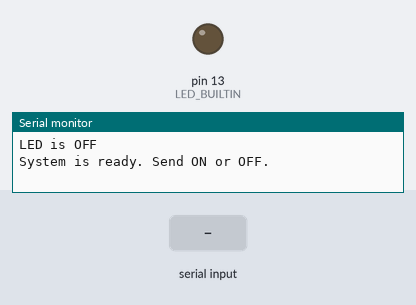
Simulated run of this sketch. Board: Arduino Uno, built with avr-gcc and run on an emulated ATmega328P. Shown: output pins drawn as LEDs (lit = HIGH), the last lines printed to the serial monitor. Dashed ring = blinking. The inputs (shaded band) are chosen by the test bench.

Above: at 1.2 s.
1.3 s: "1\n" received over Serial
At 1.55 s:
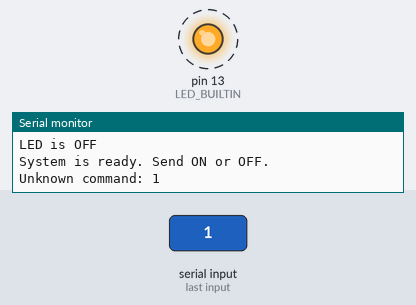
4.3 s: "ON\n" received over Serial
At 5.5 s:
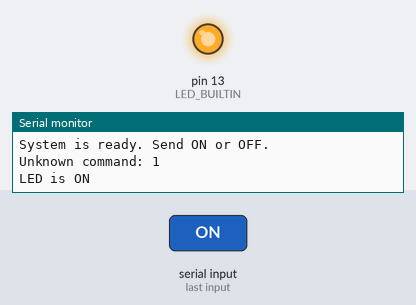
5.8 s: "OFF\n" received over Serial
At 6.8 s:
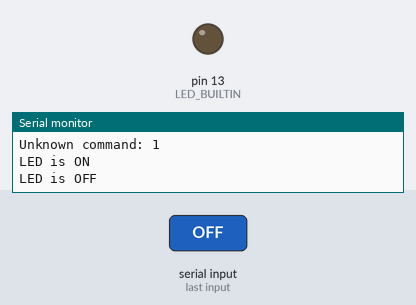
Timing chart, 0 to 8.8 s (numbered marks = the images above; inputs shaded):
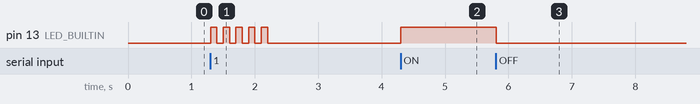

Measured:
- after the input at 1.3 s, pin 13 (LED_BUILTIN): alternates HIGH for 0.10 s and LOW for 0.10 s, 10 changes in all, then stays LOW, starting at once
- after the input at 4.3 s, pin 13 (LED_BUILTIN): LOW → HIGH at once
- after the input at 5.8 s, pin 13 (LED_BUILTIN): HIGH → LOW at once

The sketch:

serial_v1.ino
```cpp
byte ledState = LOW;

void setup() {

  Serial.begin(9600);
  pinMode(LED_BUILTIN, OUTPUT);

  digitalWrite(LED_BUILTIN, ledState);
  Serial.println(F("LED is OFF"));

  Serial.println(F("System is ready. Send ON or OFF."));

}

void loop() {

  if (Serial.available() > 0) {

    String msg = Serial.readStringUntil('\n');
    msg.trim();

    if (msg == "ON") {

      ledState = HIGH;
      digitalWrite(LED_BUILTIN, ledState);
      Serial.println(F("LED is ON"));

    }

    else if (msg == "OFF") {

      ledState = LOW;
      digitalWrite(LED_BUILTIN, ledState);
      Serial.println(F("LED is OFF"));

    }

    else if (msg.length() > 0) {

      Serial.print(F("Unknown command: "));
      Serial.println(msg);

      for (int i = 0; i < 5; i++){
        digitalWrite(LED_BUILTIN, HIGH);
        delay(100);
        digitalWrite(LED_BUILTIN, LOW);
        delay(100);
      }

      digitalWrite(LED_BUILTIN, ledState);
    }

  }

}
```
